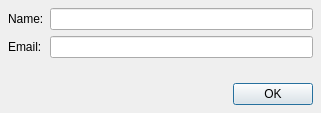
<ui version="4.0" >
 <author></author>
 <comment></comment>
 <exportmacro></exportmacro>
 <class>AddDialogClass</class>
 <widget class="QDialog" name="AddDialogClass" >
  <property name="geometry" >
   <rect>
    <x>0</x>
    <y>0</y>
    <width>321</width>
    <height>113</height>
   </rect>
  </property>
  <property name="windowTitle" >
   <string>AddDialog</string>
  </property>
  <layout class="QVBoxLayout" >
   <property name="margin" >
    <number>8</number>
   </property>
   <property name="spacing" >
    <number>6</number>
   </property>
   <item>
    <layout class="QGridLayout" >
     <property name="margin" >
      <number>0</number>
     </property>
     <property name="spacing" >
      <number>6</number>
     </property>
     <item row="1" column="1" >
      <widget class="QLineEdit" name="emailEdit" />
     </item>
     <item row="1" column="0" >
      <widget class="QLabel" name="emailText" >
       <property name="text" >
        <string>Email:</string>
       </property>
      </widget>
     </item>
     <item row="0" column="1" >
      <widget class="QLineEdit" name="nameEdit" />
     </item>
     <item row="0" column="0" >
      <widget class="QLabel" name="nameText" >
       <property name="text" >
        <string>Name:</string>
       </property>
      </widget>
     </item>
    </layout>
   </item>
   <item>
    <spacer>
     <property name="orientation" >
      <enum>Qt::Vertical</enum>
     </property>
     <property name="sizeHint" >
      <size>
       <width>20</width>
       <height>40</height>
      </size>
     </property>
    </spacer>
   </item>
   <item>
    <layout class="QHBoxLayout" >
     <property name="margin" >
      <number>0</number>
     </property>
     <property name="spacing" >
      <number>6</number>
     </property>
     <item>
      <spacer>
       <property name="orientation" >
        <enum>Qt::Horizontal</enum>
       </property>
       <property name="sizeHint" >
        <size>
         <width>40</width>
         <height>20</height>
        </size>
       </property>
      </spacer>
     </item>
     <item>
      <widget class="QPushButton" name="okButton" >
       <property name="text" >
        <string>OK</string>
       </property>
      </widget>
     </item>
    </layout>
   </item>
  </layout>
 </widget>
 <layoutdefault spacing="6" margin="11" />
 <pixmapfunction></pixmapfunction>
 <tabstops>
  <tabstop>nameEdit</tabstop>
  <tabstop>emailEdit</tabstop>
  <tabstop>okButton</tabstop>
 </tabstops>
 <resources/>
 <connections>
  <connection>
   <sender>okButton</sender>
   <signal>clicked()</signal>
   <receiver>AddDialogClass</receiver>
   <slot>accept()</slot>
   <hints>
    <hint type="sourcelabel" >
     <x>290</x>
     <y>92</y>
    </hint>
    <hint type="destinationlabel" >
     <x>201</x>
     <y>59</y>
    </hint>
   </hints>
  </connection>
 </connections>
</ui>
